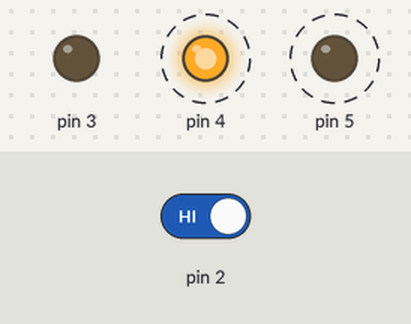
This sketch was run on a simulated Arduino Uno, built with avr-gcc and run on an emulated ATmega328P. Parts: output pins drawn as LEDs (lit = HIGH). Dashed ring = blinking. Inputs (shaded band) come from the test bench; at power-on: pin 2 HIGH.

Above: at 1.8 s.
1.9 s: pin 2 driven LOW
At 3.0 s:
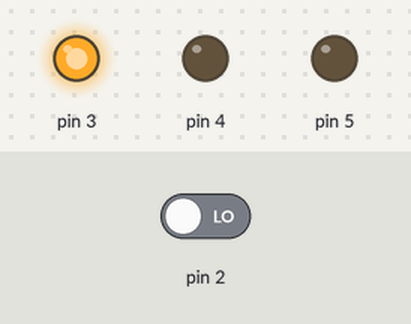
3.5 s: pin 2 driven HIGH
At 3.62 s:
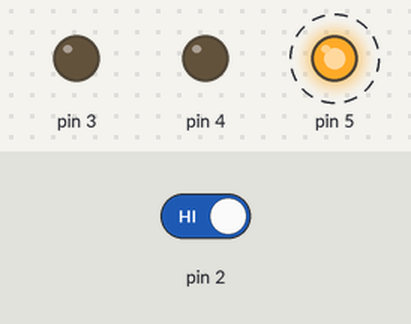
Timing chart, 0 to 12.5 s (numbered marks = the images above; inputs shaded):
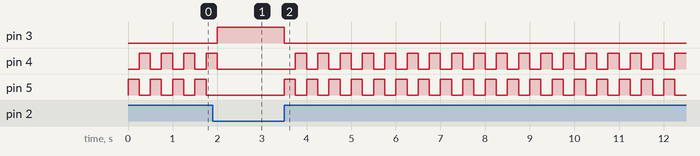

The sketch:

Proyecto_0016.ino
```cpp
  //Si presionas un  boton, parpadean otros dos (Sacado  del libro oficial de Arduino)

int switchState = 0;

void setup() {
  pinMode(3, OUTPUT);
  pinMode(4, OUTPUT);
  pinMode(5, OUTPUT);
  pinMode(2, INPUT);
}

void loop() {
  switchState = digitalRead(2);
  if(switchState == LOW){
      digitalWrite(3, HIGH);
      digitalWrite(4, LOW);
      digitalWrite(5, LOW);
    }
    else{
      digitalWrite(3, LOW);
      digitalWrite(4, LOW);
      digitalWrite(5, HIGH);
      delay(250);
      digitalWrite(4, HIGH);
      digitalWrite(5, LOW);
      delay(250);
      }
}
```

Led_Matrix.cpp
```cpp
#include "Arduino.h"
#include "Led_Matrix.h"

Led_Matrix::Led_Matrix(uint8_t row, uint8_t column){
  size_r = row;
  size_c = column;

  for ( int i = 0; i < (size_r + size_c); i++ )
    pinMode( i, OUTPUT );
}

void Led_Matrix::GND_High(){
  for( int i = 0; i < size_c; i++)
  digitalWrite( i, HIGH );
}

void Led_Matrix::Row_Low(){
  for( int i = size_r; i < ((size_c + size_r) - 1); i++)
    digitalWrite( i, LOW );
}

void Led_Matrix::All_On(){
  for ( int i = (size_r + size_c) - 1; i >= size_r; i-- )
    digitalWrite( i, HIGH );
  for( int i = size_r - 1; i >= 0; i-- )
    digitalWrite( i, LOW );
}

void Led_Matrix::All_Off(){
  for ( int i = (size_r + size_c) - 1; i >= size_r; i-- )
    digitalWrite( i, LOW );
}

void Led_Matrix::Sweep_Ver(){
  int mTime = 0;
  All_Off();
  for ( int i = (size_r + size_c); i >= size_r; i--){
    digitalWrite( i, HIGH );
    delay(50);
    mTime = mTime + 50;
  }
  All_On();
  delay(1000 - mTime);
  All_Off();
}

void Led_Matrix::Sweep_Hor(){
  int mTime = 0;
  All_On();
  GND_High();
  for( int i = (size_c - 1); i >= 0; i--){
    digitalWrite( i, LOW );
    delay(50);
    mTime = mTime + 50;
  }
  All_On();
  delay(1000 - mTime);
  All_Off();
}

void Led_Matrix::Square_In(){
  int time = 1;
  int rep = 10;
  All_On();
  for (int x = 0; x < rep; x++){
    for( int i = 0; i < 8;i++){
      GND_High();
      digitalWrite(i,LOW);
      delay(time);
    }
  }

  digitalWrite(size_c, LOW);
  digitalWrite(size_c+size_r-1, LOW);
  for (int x = 0; x < rep; x++){
    for( int i = 1; i < 7;i++){
      GND_High();
      digitalWrite(i,LOW);
      delay(time);
    }
  }

  digitalWrite(size_c + 1, LOW);
  digitalWrite(size_c+size_r-2, LOW);
  for (int x = 0; x < rep; x++){
    for( int i = 2; i < 6;i++){
      GND_High();
      digitalWrite(i,LOW);
      delay(time);
    }
  }

  digitalWrite(size_c + 2, LOW);
  digitalWrite(size_c+size_r-3, LOW);
  for (int x = 0; x < rep *50; x++){
    for( int i = 3; i < 5;i++){
      GND_High();
      digitalWrite(i,LOW);
      delay(time);
    }
  }
}

void Led_Matrix::Square_Out(){
  int time = 1;
  int rep = 10;
  All_On();

  digitalWrite(size_c, LOW);
  digitalWrite(size_c+size_r-1, LOW);
  digitalWrite(size_c + 1, LOW);
  digitalWrite(size_c+size_r-2, LOW);
  digitalWrite(size_c + 2, LOW);
  digitalWrite(size_c+size_r-3, LOW);
  for (int x = 0; x < rep; x++){
    for( int i = 3; i < 5;i++){
      GND_High();
      digitalWrite(i,LOW);
      delay(time);
    }
  }

  digitalWrite(size_c + 2, HIGH);
  digitalWrite(size_c+size_r-3, HIGH);
  for (int x = 0; x < rep; x++){
    for( int i = 2; i < 6;i++){
      GND_High();
      digitalWrite(i,LOW);
      delay(time);
    }
  }

  digitalWrite(size_c + 1, HIGH);
  digitalWrite(size_c+size_r-2, HIGH);
  for (int x = 0; x < rep; x++){
    for( int i = 1; i < 7;i++){
      GND_High();
      digitalWrite(i,LOW);
      delay(time);
    }
  }

  digitalWrite(size_c, HIGH);
  digitalWrite(size_c+size_r-1, HIGH);
  for (int x = 0; x < rep; x++){
    for( int i = 0; i < 8;i++){
      GND_High();
      digitalWrite(i,LOW);
      delay(time);
    }
  }
  All_On();
  delay(500);
}

void Led_Matrix::Line_Ver(){
  int mTime = 0;
  All_On();
  GND_High();
  for( int i = (size_c - 1); i >= 0; i--){
    digitalWrite(i+1,HIGH);
    digitalWrite( i, LOW );
    delay(50);
    mTime = mTime + 50;
  }
}

void Led_Matrix::Line_Ver_Rev(){
  int mTime = 0;
  All_On();
  GND_High();
  for( int i = 0; i <= size_c - 1; i++){
    digitalWrite(i-1,HIGH);
    digitalWrite( i, LOW );
    delay(50);
    mTime = mTime + 50;
  }
}

void Led_Matrix::Line_Hor(){
  int mTime = 0;
  All_Off();
  for ( int i = (size_r + size_c); i >= size_r; i--){
    digitalWrite( i+1,LOW);
    digitalWrite( i, HIGH );
    delay(50);
    mTime = mTime + 50;
  }
}

void Led_Matrix::Line_Hor_Rev(){
  int mTime = 0;
  All_Off();
  for ( int i = size_r; i <= size_r+size_c; i++){
    digitalWrite( i-1,LOW);
    digitalWrite( i, HIGH );
    delay(50);
    mTime = mTime + 50;
  }
}
```

Led_Matrix.h
```cpp
#ifndef Led_Matrix_h
#define Led_Matrix_h

class Led_Matrix{
  private:
  int size_r;
  int size_c;
  void GND_High();
  void Row_Low();

  public:
  Led_Matrix(uint8_t row, uint8_t column);
  void All_On();
  void All_Off();
  void Sweep_Ver();
  void Sweep_Hor();
  void Square_In();
  void Square_Out();
  void Line_Ver();
  void Line_Hor();
  void Line_Ver_Rev();
  void Line_Hor_Rev();
};

#endif
```

Measured:
- after the input at 1.9 s, pin 3: LOW → HIGH after 0.10 s; pin 4: goes on until 2.0 s, then stays LOW; pin 5: stops changing and stays LOW
- after the input at 3.5 s, pin 3: HIGH → LOW at once; pin 4: alternates HIGH for 0.25 s and LOW for 0.25 s, starting after 0.25 s; pin 5: alternates HIGH for 0.25 s and LOW for 0.25 s, starting at once
- by itself, pin 4, pin 5: alternates HIGH for 0.25 s and LOW for 0.25 s
